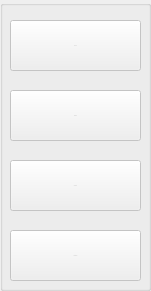
   <widget class="QGroupBox" name="groupBox_14">
    <property name="enabled">
     <bool>false</bool>
    </property>
    <property name="geometry">
     <rect>
      <x>10</x>
      <y>60</y>
      <width>151</width>
      <height>291</height>
     </rect>
    </property>
    <property name="title">
     <string/>
    </property>
    <widget class="QPushButton" name="pushButton_9">
     <property name="enabled">
      <bool>false</bool>
     </property>
     <property name="geometry">
      <rect>
       <x>10</x>
       <y>230</y>
       <width>131</width>
       <height>51</height>
      </rect>
     </property>
     <property name="font">
      <font>
       <pointsize>-1</pointsize>
      </font>
     </property>
     <property name="text">
      <string>Settings</string>
     </property>
     <property name="icon">
      <iconset resource="img.qrc">
       <normaloff>:/img/Settings.png</normaloff>:/img/Settings.png</iconset>
     </property>
     <property name="iconSize">
      <size>
       <width>40</width>
       <height>40</height>
      </size>
     </property>
    </widget>
    <widget class="QPushButton" name="pushButton_2">
     <property name="enabled">
      <bool>false</bool>
     </property>
     <property name="geometry">
      <rect>
       <x>10</x>
       <y>90</y>
       <width>131</width>
       <height>51</height>
      </rect>
     </property>
     <property name="font">
      <font>
       <pointsize>-1</pointsize>
      </font>
     </property>
     <property name="text">
      <string>Books</string>
     </property>
     <property name="icon">
      <iconset resource="img.qrc">
       <normaloff>:/img/Books.png</normaloff>:/img/Books.png</iconset>
     </property>
     <property name="iconSize">
      <size>
       <width>40</width>
       <height>40</height>
      </size>
     </property>
     <property name="autoDefault">
      <bool>false</bool>
     </property>
     <property name="default">
      <bool>false</bool>
     </property>
     <property name="flat">
      <bool>false</bool>
     </property>
    </widget>
    <widget class="QPushButton" name="pushButton">
     <property name="enabled">
      <bool>false</bool>
     </property>
     <property name="geometry">
      <rect>
       <x>10</x>
       <y>20</y>
       <width>131</width>
       <height>51</height>
      </rect>
     </property>
     <property name="font">
      <font>
       <pointsize>-1</pointsize>
      </font>
     </property>
     <property name="styleSheet">
      <string notr="true"/>
     </property>
     <property name="text">
      <string>Today</string>
     </property>
     <property name="icon">
      <iconset resource="img.qrc">
       <normaloff>:/img/Today.png</normaloff>:/img/Today.png</iconset>
     </property>
     <property name="iconSize">
      <size>
       <width>33</width>
       <height>33</height>
      </size>
     </property>
     <property name="flat">
      <bool>false</bool>
     </property>
    </widget>
    <widget class="QPushButton" name="pushButton_3">
     <property name="enabled">
      <bool>false</bool>
     </property>
     <property name="geometry">
      <rect>
       <x>10</x>
       <y>160</y>
       <width>131</width>
       <height>51</height>
      </rect>
     </property>
     <property name="font">
      <font>
       <pointsize>-1</pointsize>
      </font>
     </property>
     <property name="text">
      <string>Clients</string>
     </property>
     <property name="icon">
      <iconset resource="img.qrc">
       <normaloff>:/img/Clients.png</normaloff>:/img/Clients.png</iconset>
     </property>
     <property name="iconSize">
      <size>
       <width>40</width>
       <height>40</height>
      </size>
     </property>
    </widget>
   </widget>
